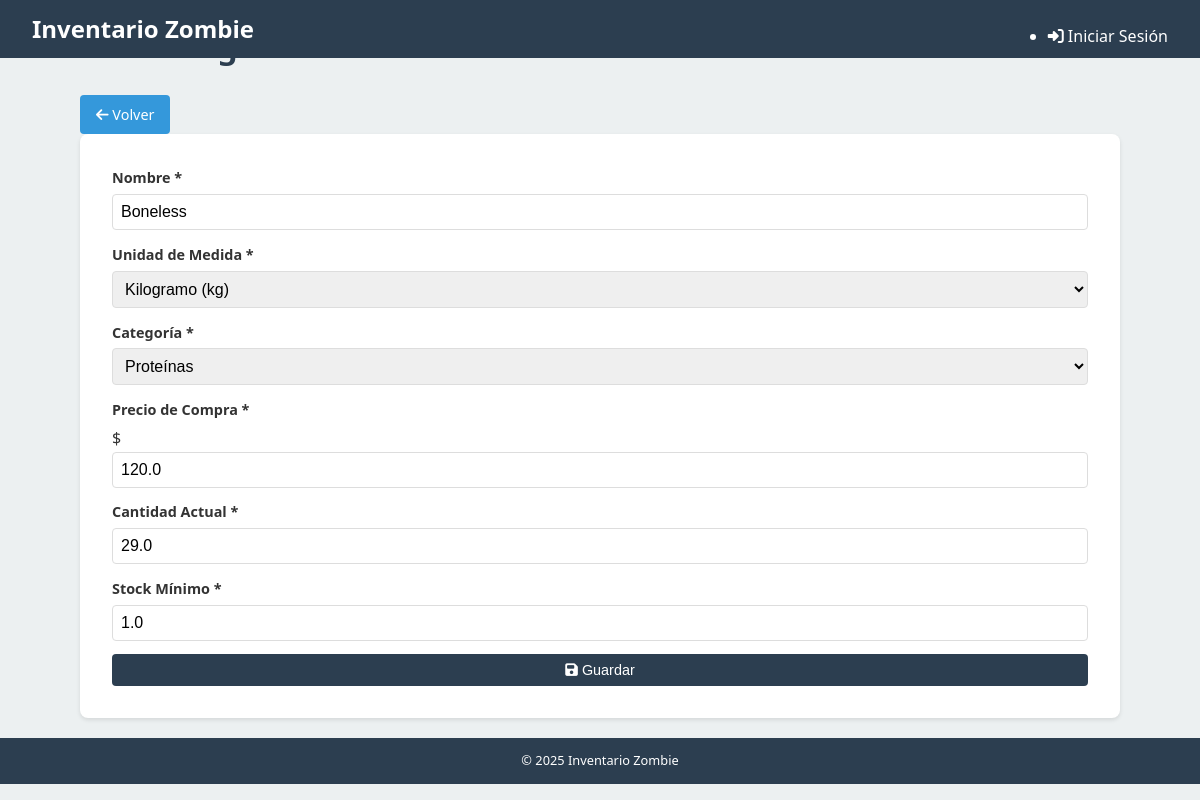
Page /ingredientes/editar/10 on the earlier database version.
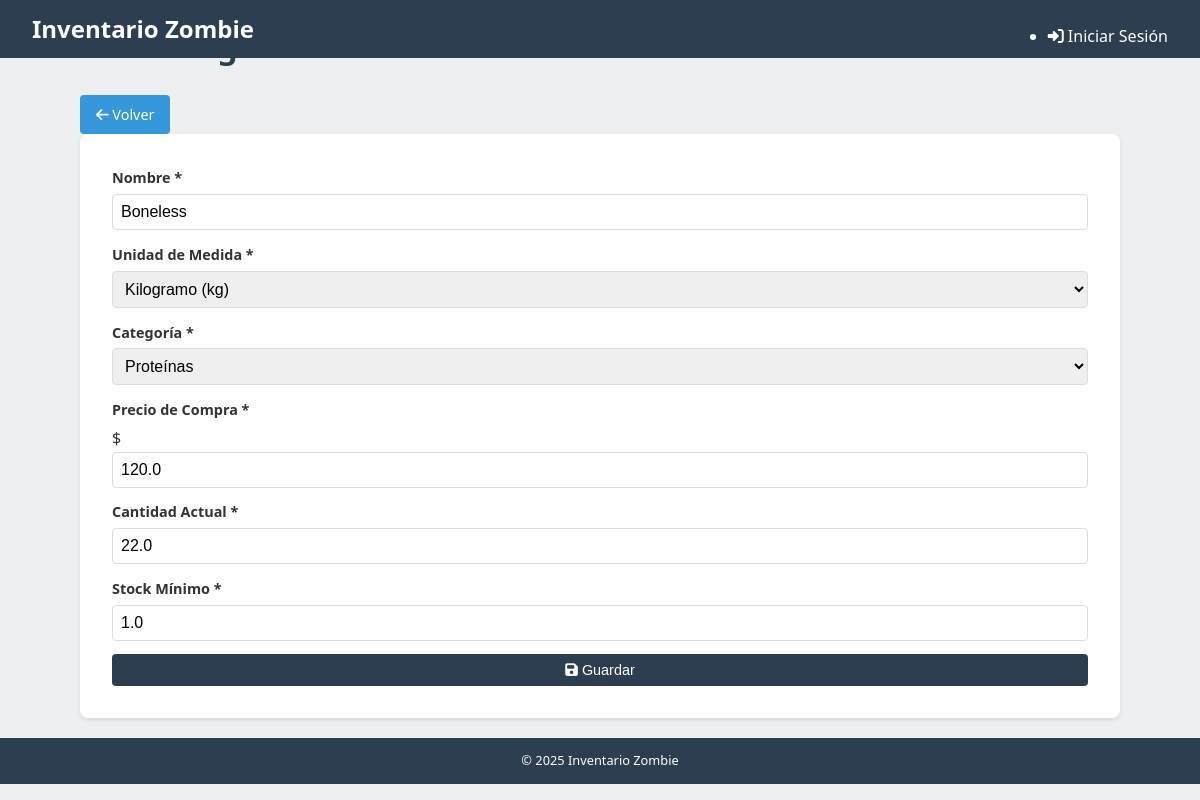
Same page on the later database version.
### tables this page shows
CREATE TABLE Ingredientes (
    id INTEGER PRIMARY KEY AUTOINCREMENT,
    nombre TEXT NOT NULL UNIQUE,
    unidad_medida TEXT NOT NULL,
    precio_compra REAL,
    cantidad_actual REAL NOT NULL DEFAULT 0,
    stock_minimo REAL
, categoria TEXT);

### routes/ingredientes.py (the view)
@ingredientes_web_bp.route('/editar/<int:id>', methods=['GET'])
def editar(id):
    db = get_db()
    cursor = db.execute('SELECT * FROM Ingredientes WHERE id = ?', (id,))
    row = cursor.fetchone()
    if row is None:
        return render_template('error.html', message='Ingrediente no encontrado'), 404
    ingrediente = dict(
        id=row['id'],
        nombre=row['nombre'],
        unidad_medida=row['unidad_medida'],
        precio_compra=row['precio_compra'],
        cantidad_actual=row['cantidad_actual'],
        stock_minimo=row['stock_minimo']
    )
    try:
        ingrediente['categoria'] = row['categoria']
    except (IndexError, KeyError):
        ingrediente['categoria'] = None
    return render_template('ingredientes/formulario.html', ingrediente=ingrediente)

### app.py (called while the page is built)
@app.template_global()
def now():
    return datetime.datetime.now()

@app.after_request
def add_cors_headers(response):
    response.headers.add('Access-Control-Allow-Origin', '*')
    response.headers.add('Access-Control-Allow-Headers', 'Content-Type,Authorization')
    response.headers.add('Access-Control-Allow-Methods', 'GET,PUT,POST,DELETE,OPTIONS')
    return response

### database.py (called while the page is built)
def get_db():
    if 'db' not in g:
        g.db = sqlite3.connect(
            current_app.config['DATABASE'],
            detect_types=sqlite3.PARSE_DECLTYPES
        )
        g.db.row_factory = sqlite3.Row
    return g.db

### templates/ingredientes/formulario.html (shortened to what this page needs)
{% extends "layout.html" %}
{% block content %}
<div class="page-header">
    <h1>{% if ingrediente %}Editar Ingrediente{% else %}Nuevo Ingrediente{% endif %}</h1>
    <a href="{{ url_for('ingredientes_web.index') }}" class="btn btn-secondary">
        <i class="fas fa-arrow-left"></i> Volver
    </a>
</div>
<form id="ingredient-form" class="mobile-form">
    <div class="form-group">
        <label for="nombre">Nombre <span class="required">*</span></label>
        <input type="text" id="nombre" name="nombre" required
               value="{{ ingrediente.nombre if ingrediente else '' }}">
    </div>
    <div class="form-group">
        <label for="unidad_medida">Unidad de Medida <span class="required">*</span></label>
        <select id="unidad_medida" name="unidad_medida" required>
            <option value="kg" {% if ingrediente and ingrediente.unidad_medida == 'kg' %}selected{% endif %}>Kilogramo (kg)</option>
        </select>
    </div>
    <div class="form-group">
        <label for="categoria">Categoría <span class="required">*</span></label>
        <select id="categoria" name="categoria" required>
            <option value="Proteínas" {% if ingrediente and ingrediente.get('categoria') == 'Proteínas' %}selected{% endif %}>Proteínas</option>
        </select>
    </div>
    <div class="form-group">
        <label for="precio_compra">Precio de Compra <span class="required">*</span></label>
        <div class="input-addon">
            <span class="addon-prefix">$</span>
            <input type="number" id="precio_compra" name="precio_compra" step="0.01" min="0" required
                   value="{{ ingrediente.precio_compra if ingrediente else '' }}">
        </div>
    </div>
    <div class="form-group">
        <label for="cantidad_actual">Cantidad Actual <span class="required">*</span></label>
        <input type="number" id="cantidad_actual" name="cantidad_actual" step="0.01" min="0" required
               value="{{ ingrediente.cantidad_actual if ingrediente else '0' }}">
    </div>
    <div class="form-group">
        <label for="stock_minimo">Stock Mínimo <span class="required">*</span></label>
        <input type="number" id="stock_minimo" name="stock_minimo" step="0.01" min="0" required
               value="{{ ingrediente.stock_minimo if ingrediente else '0' }}">
    </div>
    <div class="form-actions">
        <button type="submit" class="btn btn-primary btn-block">
            <i class="fas fa-save"></i> Guardar
        </button>
    </div>
</form>
{% endblock %}

### templates/layout.html (shortened to what this page needs)
<!DOCTYPE html>
<html lang="es">
<head>
    <link rel="stylesheet" href="{{ url_for('static', filename='css/main.css') }}">
    <link rel="stylesheet" href="https://cdnjs.cloudflare.com/ajax/libs/font-awesome/6.1.1/css/all.min.css">
</head>
<body>
    <header>
        <nav>
            <div class="logo">
                <a href="{{ url_for('index') }}">Inventario Zombie</a>
            </div>
            <ul class="nav-links">
                {% if current_user.is_authenticated %}
                    {% if current_user.rol == 'admin' %}
                        <li><a href="{{ url_for('recepciones_web.formulario') }}"><i class="fas fa-utensils"></i> Cocina</a></li>
                        <li><a href="{{ url_for('ventas_web.lista') }}"><i class="fas fa-chart-line"></i> Ventas</a></li>
                        <li><a href="{{ url_for('ingredientes_web.index') }}"><i class="fas fa-carrot"></i> Ingredientes</a></li>
                        <li><a href="{{ url_for('articulos_web.index') }}"><i class="fas fa-hamburger"></i> Artículos</a></li>
                        <li><a href="{{ url_for('inventario_web.dashboard') }}"><i class="fas fa-warehouse"></i> Inventario</a></li>
                        <li><a href="{{ url_for('auth.lista_usuarios') }}"><i class="fas fa-users"></i> Usuarios</a></li>
                    {% elif current_user.rol == 'cocina' %}
                        <li><a href="{{ url_for('recepciones_web.formulario') }}"><i class="fas fa-utensils"></i> Recepción</a></li>
                    {% endif %}
                    <li class="user-menu">
                        <a href="#"><i class="fas fa-user-circle"></i> {{ current_user.nombre }}</a>
                        <ul class="dropdown">
                            <li><a href="{{ url_for('auth.logout') }}"><i class="fas fa-sign-out-alt"></i> Cerrar Sesión</a></li>
                        </ul>
                    </li>
                {% else %}
                    <li><a href="{{ url_for('auth.login') }}"><i class="fas fa-sign-in-alt"></i> Iniciar Sesión</a></li>
                {% endif %}
            </ul>
        </nav>
    </header>
    <main class="container">
        {% block content %}{% endblock %}
    </main>
    <footer>
        <p>&copy; {{ now().year }} Inventario Zombie</p>
    </footer>
</body>
</html>

### static/css/main.css (style rules this page uses)
:root { --primary-color: #2c3e50; --secondary-color: #3498db; --accent-color: #e74c3c; --background-color: #ecf0f1; --text-color: #333; --light-text: #fff; --success-color: #2ecc71; --warning-color: #f39c12; --error-color: #e74c3c; --info-color: #3498db; }
* { margin: 0; padding: 0; box-sizing: border-box; }
body { font-family: 'Segoe UI', Tahoma, Geneva, Verdana, sans-serif; line-height: 1.6; color: var(--text-color); background-color: var(--background-color); }
.container { width: 95%; margin: 0 auto; padding: 10px; }
header { background-color: var(--primary-color); color: var(--light-text); padding: 0.5rem 0; position: fixed; top: 0; width: 100%; z-index: 1000; }
nav { display: flex; justify-content: space-between; align-items: center; padding: 0 1rem; }
.logo a { color: var(--light-text); text-decoration: none; font-size: 1.2rem; font-weight: bold; }
.nav-links { position: fixed; top: 0; right: -100%; width: 70%; height: 100vh; background-color: var(--primary-color); flex-direction: column; justify-content: flex-start; align-items: center; padding-top: 60px; transition: right 0.3s ease; z-index: 900; }
.nav-links li { margin: 1rem 0; width: 100%; text-align: center; }
.nav-links a { color: var(--light-text); text-decoration: none; font-size: 1.1rem; display: block; padding: 0.5rem 0; transition: background-color 0.3s; }
main { margin-top: 60px; min-height: calc(100vh - 110px); padding: 1rem 0; }
h1 { color: var(--primary-color); margin-bottom: 1rem; font-size: 1.5rem; text-align: center; }
.btn { display: inline-block; background-color: var(--secondary-color); color: var(--light-text); padding: 0.5rem 1rem; border-radius: 4px; text-decoration: none; margin-top: 0.5rem; transition: background-color 0.3s; text-align: center; border: none; cursor: pointer; font-size: 0.9rem; }
.btn-block { display: block; width: 100%; }
form { background: white; padding: 1rem; border-radius: 8px; box-shadow: 0 2px 4px rgba(0, 0, 0, 0.1); width: 100%; margin: 0 auto; }
.form-group { margin-bottom: 0.8rem; }
label { display: block; margin-bottom: 0.3rem; font-weight: bold; font-size: 0.9rem; }
input, select, textarea { width: 100%; padding: 0.5rem; border: 1px solid #ddd; border-radius: 4px; font-size: 1rem; }
footer { background-color: var(--primary-color); color: var(--light-text); text-align: center; padding: 0.8rem 0; font-size: 0.8rem; }
@media screen and (min-width: 768px) { .container { width: 90%; padding: 20px; } }
@media screen and (min-width: 768px) { nav { padding: 0 2rem; } }
@media screen and (min-width: 768px) { .logo a { font-size: 1.5rem; } }
@media screen and (min-width: 768px) { .nav-links { position: static; width: auto; height: auto; background-color: transparent; display: flex; flex-direction: row; padding-top: 0; } }
@media screen and (min-width: 768px) { .nav-links li { margin-left: 1.5rem; margin-bottom: 0; width: auto; } }
@media screen and (min-width: 768px) { .nav-links a { font-size: 1rem; padding: 0; } }
@media screen and (min-width: 768px) { main { margin-top: 70px; padding: 2rem 0; } }
@media screen and (min-width: 768px) { h1 { font-size: 2rem; text-align: left; } }
@media screen and (min-width: 768px) { form { padding: 2rem; } }
.btn-primary { background-color: var(--primary-color); }
.btn-secondary { background-color: var(--secondary-color); }

Differences in the rows shown:
changed Ingredientes "Boneless": cantidad_actual "29.0" → "22.0"
